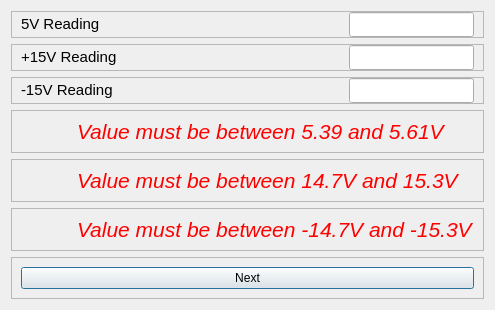
<?xml version="1.0" encoding="UTF-8"?>
<ui version="4.0">
 <class>Dialog</class>
 <widget class="QDialog" name="Dialog">
  <property name="geometry">
   <rect>
    <x>0</x>
    <y>0</y>
    <width>478</width>
    <height>308</height>
   </rect>
  </property>
  <property name="windowTitle">
   <string>Dialog</string>
  </property>
  <layout class="QVBoxLayout" name="verticalLayout">
   <item>
    <widget class="QFrame" name="frame_8">
     <property name="frameShape">
      <enum>QFrame::Shape::StyledPanel</enum>
     </property>
     <property name="frameShadow">
      <enum>QFrame::Shadow::Raised</enum>
     </property>
     <layout class="QHBoxLayout" name="horizontalLayout_2">
      <property name="topMargin">
       <number>0</number>
      </property>
      <property name="bottomMargin">
       <number>0</number>
      </property>
      <item>
       <widget class="QLabel" name="label_1">
        <property name="text">
         <string>&lt;html&gt;&lt;head/&gt;&lt;body&gt;&lt;p&gt;&lt;span style=&quot; font-size:11pt;&quot;&gt;5V Reading&lt;/span&gt;&lt;/p&gt;&lt;/body&gt;&lt;/html&gt;</string>
        </property>
       </widget>
      </item>
      <item>
       <widget class="QLineEdit" name="lineEdit_1">
        <property name="minimumSize">
         <size>
          <width>125</width>
          <height>25</height>
         </size>
        </property>
        <property name="maximumSize">
         <size>
          <width>125</width>
          <height>25</height>
         </size>
        </property>
       </widget>
      </item>
     </layout>
    </widget>
   </item>
   <item>
    <widget class="QFrame" name="frame_9">
     <property name="frameShape">
      <enum>QFrame::Shape::StyledPanel</enum>
     </property>
     <property name="frameShadow">
      <enum>QFrame::Shadow::Raised</enum>
     </property>
     <layout class="QHBoxLayout" name="horizontalLayout_3">
      <property name="topMargin">
       <number>0</number>
      </property>
      <property name="bottomMargin">
       <number>0</number>
      </property>
      <item>
       <widget class="QLabel" name="label_2">
        <property name="text">
         <string>&lt;html&gt;&lt;head/&gt;&lt;body&gt;&lt;p&gt;&lt;span style=&quot; font-size:11pt;&quot;&gt;+15V Reading&lt;/span&gt;&lt;/p&gt;&lt;/body&gt;&lt;/html&gt;</string>
        </property>
       </widget>
      </item>
      <item>
       <widget class="QLineEdit" name="lineEdit_2">
        <property name="minimumSize">
         <size>
          <width>125</width>
          <height>25</height>
         </size>
        </property>
        <property name="maximumSize">
         <size>
          <width>125</width>
          <height>25</height>
         </size>
        </property>
       </widget>
      </item>
     </layout>
    </widget>
   </item>
   <item>
    <widget class="QFrame" name="frame_10">
     <property name="frameShape">
      <enum>QFrame::Shape::StyledPanel</enum>
     </property>
     <property name="frameShadow">
      <enum>QFrame::Shadow::Raised</enum>
     </property>
     <layout class="QHBoxLayout" name="horizontalLayout_4">
      <property name="topMargin">
       <number>0</number>
      </property>
      <property name="bottomMargin">
       <number>0</number>
      </property>
      <item>
       <widget class="QLabel" name="label_3">
        <property name="text">
         <string>&lt;html&gt;&lt;head/&gt;&lt;body&gt;&lt;p&gt;&lt;span style=&quot; font-size:11pt;&quot;&gt;-15V Reading&lt;/span&gt;&lt;/p&gt;&lt;/body&gt;&lt;/html&gt;</string>
        </property>
       </widget>
      </item>
      <item>
       <widget class="QLineEdit" name="lineEdit_3">
        <property name="minimumSize">
         <size>
          <width>125</width>
          <height>25</height>
         </size>
        </property>
        <property name="maximumSize">
         <size>
          <width>125</width>
          <height>25</height>
         </size>
        </property>
       </widget>
      </item>
     </layout>
    </widget>
   </item>
   <item>
    <widget class="QFrame" name="frame_12">
     <property name="frameShape">
      <enum>QFrame::Shape::StyledPanel</enum>
     </property>
     <property name="frameShadow">
      <enum>QFrame::Shadow::Raised</enum>
     </property>
     <layout class="QHBoxLayout" name="horizontalLayout_7">
      <property name="spacing">
       <number>15</number>
      </property>
      <property name="topMargin">
       <number>0</number>
      </property>
      <property name="bottomMargin">
       <number>0</number>
      </property>
      <item>
       <widget class="QLabel" name="label_12">
        <property name="minimumSize">
         <size>
          <width>41</width>
          <height>41</height>
         </size>
        </property>
        <property name="maximumSize">
         <size>
          <width>41</width>
          <height>41</height>
         </size>
        </property>
        <property name="text">
         <string/>
        </property>
        <property name="pixmap">
         <pixmap resource="../../Images.qrc">:/Icons/Icons/risk-icon.png</pixmap>
        </property>
        <property name="scaledContents">
         <bool>true</bool>
        </property>
       </widget>
      </item>
      <item>
       <widget class="QLabel" name="label_13">
        <property name="text">
         <string>&lt;html&gt;&lt;head/&gt;&lt;body&gt;&lt;p&gt;&lt;span style=&quot; font-size:16pt; font-style:italic; color:#ff0000;&quot;&gt;Value must be between 5.39 and 5.61V&lt;/span&gt;&lt;/p&gt;&lt;/body&gt;&lt;/html&gt;</string>
        </property>
       </widget>
      </item>
     </layout>
    </widget>
   </item>
   <item>
    <widget class="QFrame" name="frame_13">
     <property name="frameShape">
      <enum>QFrame::Shape::StyledPanel</enum>
     </property>
     <property name="frameShadow">
      <enum>QFrame::Shadow::Raised</enum>
     </property>
     <layout class="QHBoxLayout" name="horizontalLayout_8">
      <property name="spacing">
       <number>15</number>
      </property>
      <property name="topMargin">
       <number>0</number>
      </property>
      <property name="bottomMargin">
       <number>0</number>
      </property>
      <item>
       <widget class="QLabel" name="label_14">
        <property name="minimumSize">
         <size>
          <width>41</width>
          <height>41</height>
         </size>
        </property>
        <property name="maximumSize">
         <size>
          <width>41</width>
          <height>41</height>
         </size>
        </property>
        <property name="text">
         <string/>
        </property>
        <property name="pixmap">
         <pixmap resource="../../Images.qrc">:/Icons/Icons/risk-icon.png</pixmap>
        </property>
        <property name="scaledContents">
         <bool>true</bool>
        </property>
       </widget>
      </item>
      <item>
       <widget class="QLabel" name="label_15">
        <property name="text">
         <string>&lt;html&gt;&lt;head/&gt;&lt;body&gt;&lt;p&gt;&lt;span style=&quot; font-size:16pt; font-style:italic; color:#ff0000;&quot;&gt;Value must be between 14.7V and 15.3V&lt;/span&gt;&lt;/p&gt;&lt;/body&gt;&lt;/html&gt;</string>
        </property>
       </widget>
      </item>
     </layout>
    </widget>
   </item>
   <item>
    <widget class="QFrame" name="frame_14">
     <property name="frameShape">
      <enum>QFrame::Shape::StyledPanel</enum>
     </property>
     <property name="frameShadow">
      <enum>QFrame::Shadow::Raised</enum>
     </property>
     <layout class="QHBoxLayout" name="horizontalLayout_9">
      <property name="spacing">
       <number>15</number>
      </property>
      <property name="topMargin">
       <number>0</number>
      </property>
      <property name="bottomMargin">
       <number>0</number>
      </property>
      <item>
       <widget class="QLabel" name="label_16">
        <property name="minimumSize">
         <size>
          <width>41</width>
          <height>41</height>
         </size>
        </property>
        <property name="maximumSize">
         <size>
          <width>41</width>
          <height>41</height>
         </size>
        </property>
        <property name="text">
         <string/>
        </property>
        <property name="pixmap">
         <pixmap resource="../../Images.qrc">:/Icons/Icons/risk-icon.png</pixmap>
        </property>
        <property name="scaledContents">
         <bool>true</bool>
        </property>
       </widget>
      </item>
      <item>
       <widget class="QLabel" name="label_17">
        <property name="text">
         <string>&lt;html&gt;&lt;head/&gt;&lt;body&gt;&lt;p&gt;&lt;span style=&quot; font-size:16pt; font-style:italic; color:#ff0000;&quot;&gt;Value must be between -14.7V and -15.3V&lt;/span&gt;&lt;/p&gt;&lt;/body&gt;&lt;/html&gt;</string>
        </property>
       </widget>
      </item>
     </layout>
    </widget>
   </item>
   <item>
    <widget class="QFrame" name="frame_28">
     <property name="frameShape">
      <enum>QFrame::Shape::StyledPanel</enum>
     </property>
     <property name="frameShadow">
      <enum>QFrame::Shadow::Raised</enum>
     </property>
     <layout class="QVBoxLayout" name="verticalLayout_4">
      <item>
       <widget class="QPushButton" name="pushButton">
        <property name="text">
         <string>Next</string>
        </property>
       </widget>
      </item>
     </layout>
    </widget>
   </item>
  </layout>
 </widget>
 <resources>
  <include location="../../Images.qrc"/>
  <include location="C:/Users/archi/AppData/Local/Programs/Python/Python313/Lib/site-packages/PySide6/Images.qrc"/>
 </resources>
 <connections/>
</ui>
